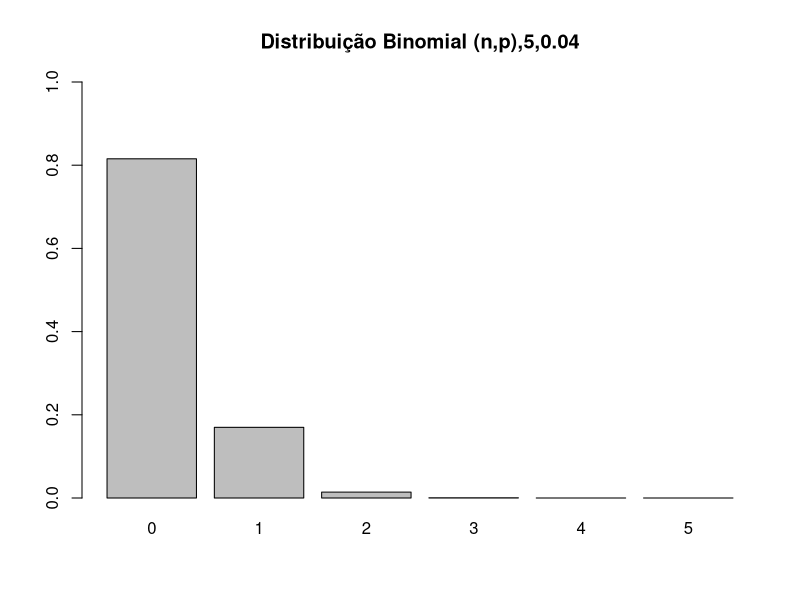
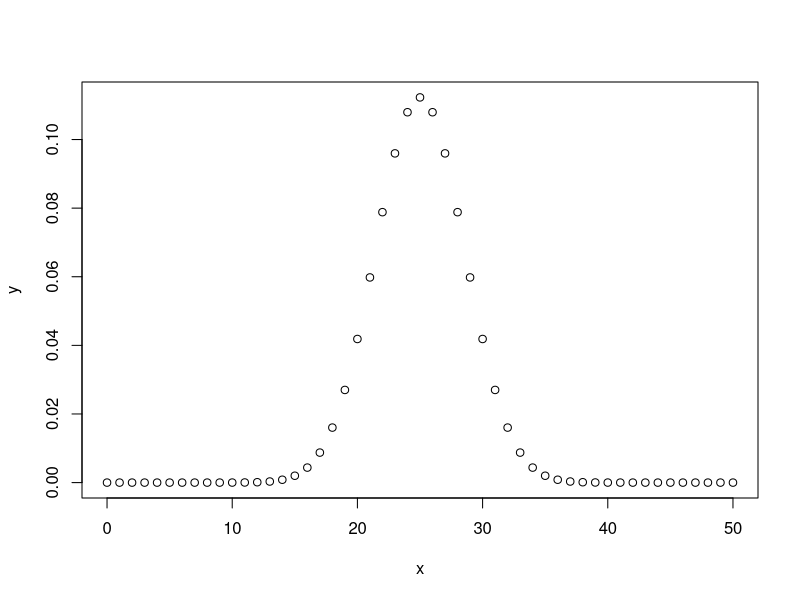

R code for these plots, in order:
# Distribuição Binomial - Para variáveis aleatórias discretas

# Obs: Caso tenha problemas com a acentuação, consulte este link:
# https://support.rstudio.com/hc/en-us/articles/200532197-Character-Encoding

# Configurando o diretório de trabalho
# Coloque entre aspas o diretório de trabalho que você está usando no seu computador
# Não use diretórios com espaço no nome
setwd('/home/ralsouza/Documents/r_projects/machine_learning_R')
getwd()


# Uma variável aleatória tem Distribuição Binomial quando o experimento ao 
# qual está relacionada apresenta apenas 2 resultados: sucesso e fracasso.

# Vamos imaginar que nosso experimento seja contar quantos clientes que entram em uma loja de celulares, 
# adquirem um plano pós-pago.

# Para este experimento, temos 2 possibilidades para cada observação: adquirir ou não adquirir o plano.

# Como podemos ter apenas 2 resultados possíveis, este é chamado um Experimento Binomial.

# Vamos imaginar agora, que historicamente, 10% dos clientes que entram na loja, adquirem um plano pós-pago.
# Portanto, a probabilidade de sucesso (que vamos chamar de p) para cada observação é 0.10.
# E a probabilidade de falha (que vamos chamar de q) para cada observação é 0.90. 

# Ou seja: p = 1 – q 

# p = probabilidade de sucesso
# q = probabilidade de fracasso 

# A palavra sucesso não tem relação com resultado positivo do experimento, assim como a palavra fracasso 
# não tem conotação negativa. 

# Outra característica da distribuição binomial, é que cada observação é independente das outras. 

# Dessa forma, um Experimento Binomial consiste de um número fixo de observações, 
# indicado por n e contamos o número de sucessos, indicado por x.

# A Média de uma Distribuição Binomial, representa a média de longo prazo de sucessos esperados, 
# baseado no número de observações.

# A Variância de uma Distribuição Binomial, representa a variação que existe no número de sucessos (p) 
# sobre um número (n) de observações.



# Exemplo: A probabilidade de um paciente com um ataque cardíaco morrer do ataque é de 0.04 
# (ou seja, 4 de 100 morrem do ataque). Suponha que tenhamos 5 pacientes que sofrem um ataque cardíaco, 
# qual é a probabilidade de que todos sobrevivam? 

# Para este exemplo, vamos chamar um sucesso um ataque fatal (p = 0.04). 
# Temos n = 5 pacientes e queremos saber a probabilidade de que todos sobrevivam ou, em outras palavras, 
# que nenhum seja fatal (0 sucessos).

# X = Número de sobreviventes ao ataque
# Sucesso ao ataque p = 0.04
# Total pacientes n = 5 
# dbinom(X, n, p)
?dbinom
dbinom(0, 5, 0.04)

# Desenhando a distribuição de probabilidade
graph <- function(n,p){
  x <- dbinom(0:n, size = n, prob = p)
  barplot(x, ylim = c(0,1), names.arg = 0:n,
          main = sprintf(paste('Distribuição Binomial (n,p)', n, p, sep = ',')))
}
graph(5,0.04)

# Criando o gráfico de uma distribuição binomial
x <- seq(0, 50, by = 1)
y <- dbinom(x, 50, 0.5)
png(file = 'dbinom.png')
plot(x,y)
dev.off()
















